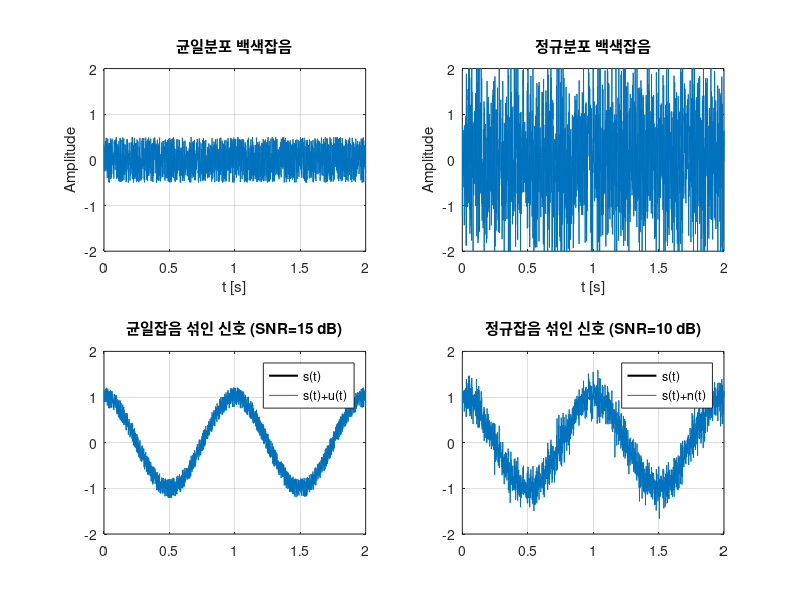

Write MATLAB code to recreate this figure.
%% NoisySignal.m
% 정현파 s(t) = cos(2πt)에 백색잡음을 원하는 SNR로 섞는다.
%   x(t) = s(t) + a·n(t),   a = σ_s / (σ_n · 10^(SNR/20))
%   균일분포 잡음은 SNR = 15 dB, 정규분포 잡음은 SNR = 10 dB

clc; clear; close all;
rng(0);                                         % 재현성을 위한 시드 고정

% 1) 시간 축과 원 신호
t      = 0 : 0.001 : 2;
signal = cos(2 * pi * t);

% 2) 평균 0인 백색잡음 생성
noiseUniform  = rand(size(signal)) - 0.5;       % 균일분포
noiseGaussian = randn(size(signal));            % 정규분포

% 3) 목표 SNR [dB]
snrUniform  = 15;
snrGaussian = 10;

% 4) 잡음 크기 a 계산
aUniform  = std(signal) / (std(noiseUniform)  * 10^(snrUniform  / 20));
aGaussian = std(signal) / (std(noiseGaussian) * 10^(snrGaussian / 20));

% 5) 잡음 섞인 신호
xUniform  = signal + aUniform  * noiseUniform;
xGaussian = signal + aGaussian * noiseGaussian;

% 6) 그리기
figure('Position', [100 100 800 600]);

subplot(2, 2, 1);
plot(t, noiseUniform); axis([0 2 -2 2]);
title('균일분포 백색잡음'); xlabel('t [s]'); ylabel('Amplitude'); grid on;

subplot(2, 2, 2);
plot(t, noiseGaussian); axis([0 2 -2 2]);
title('정규분포 백색잡음'); xlabel('t [s]'); ylabel('Amplitude'); grid on;

subplot(2, 2, 3);
plot(t, signal, 'k', 'LineWidth', 1.5); hold on;
plot(t, xUniform); axis([0 2 -2 2]);
title(sprintf('균일잡음 섞인 신호 (SNR=%d dB)', snrUniform));
legend('s(t)', 's(t)+u(t)', 'Location', 'best'); grid on;

subplot(2, 2, 4);
plot(t, signal, 'k', 'LineWidth', 1.5); hold on;
plot(t, xGaussian); axis([0 2 -2 2]);
title(sprintf('정규잡음 섞인 신호 (SNR=%d dB)', snrGaussian));
legend('s(t)', 's(t)+n(t)', 'Location', 'best'); grid on;

% 7) 잡음 크기 출력
fprintf('균일분포 백색잡음 a 값은 %.4f\n', aUniform);
fprintf('정규분포 백색잡음 a 값은 %.4f\n', aGaussian);
